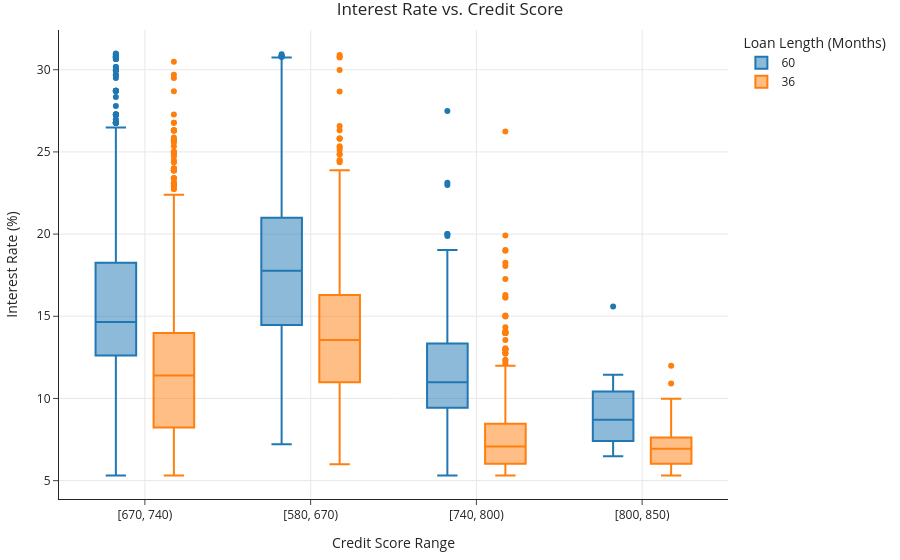

Notebook cell for this chart:
### Markdown cell above
Run the cell below to draw your boxplot. If you did everything correctly, it should look like the example above. Make sure to run this cell before moving forward, otherwise the tests won't work correctly.

### Code cell
q3_fig = create_boxplot(loans)
q3_fig

### Figure 1 — Plotly figure (JSON) as saved in the notebook; plotly's stock layout.template omitted (floating-point values rounded to 4 significant figures; data arrays with more than 128 entries replaced by an {"elided": "..."} marker saying what was removed)
{"data": [{"alignmentgroup": "True", "hovertemplate": "Loan Length (Months)=60<br>Credit Score Range=%{x}<br>Interest Rate (%)=%{y}<extra></extra>", "legendgroup": "60", "marker": {"color": "#1F77B4"}, "name": "60", "notched": false, "offsetgroup": "60", "orientation": "v", "showlegend": true, "type": "box", "x": {"elided": "2067 str values"}, "x0": " ", "xaxis": "x", "y": {"elided": "2067 float values"}, "y0": " ", "yaxis": "y"}, {"alignmentgroup": "True", "hovertemplate": "Loan Length (Months)=36<br>Credit Score Range=%{x}<br>Interest Rate (%)=%{y}<extra></extra>", "legendgroup": "36", "marker": {"color": "#FF7F0E"}, "name": "36", "notched": false, "offsetgroup": "36", "orientation": "v", "showlegend": true, "type": "box", "x": {"elided": "4233 str values"}, "x0": " ", "xaxis": "x", "y": {"elided": "4233 float values"}, "y0": " ", "yaxis": "y"}], "layout": {"boxmode": "group", "legend": {"title": {"text": "Loan Length (Months)"}, "tracegroupgap": 0}, "title": {"text": "Interest Rate vs. Credit Score"}, "xaxis": {"anchor": "y", "domain": [0, 1], "title": {"text": "Credit Score Range"}}, "yaxis": {"anchor": "x", "domain": [0, 1], "title": {"text": "Interest Rate (%)"}}}}
